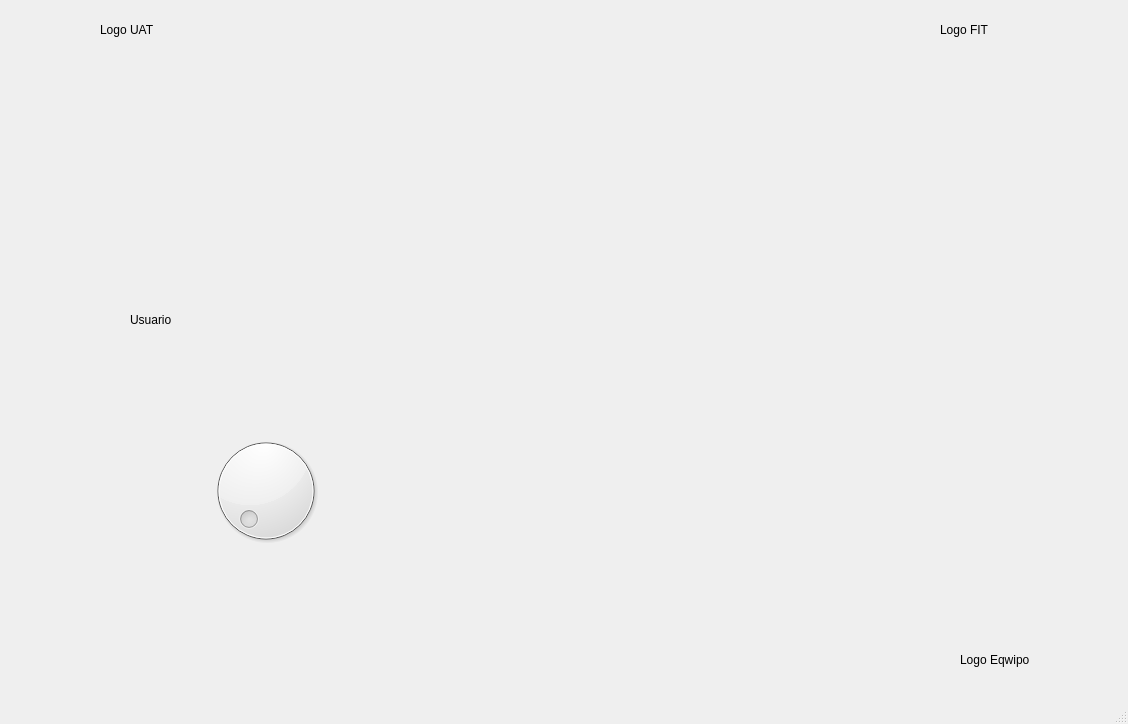
<?xml version="1.0" encoding="UTF-8"?>
<ui version="4.0">
 <class>MainWindow</class>
 <widget class="QMainWindow" name="MainWindow">
  <property name="geometry">
   <rect>
    <x>0</x>
    <y>0</y>
    <width>1128</width>
    <height>724</height>
   </rect>
  </property>
  <property name="windowTitle">
   <string>MainWindow</string>
  </property>
  <widget class="QWidget" name="centralwidget">
   <widget class="QLabel" name="label">
    <property name="geometry">
     <rect>
      <x>100</x>
      <y>20</y>
      <width>63</width>
      <height>20</height>
     </rect>
    </property>
    <property name="text">
     <string>Logo UAT</string>
    </property>
   </widget>
   <widget class="QLabel" name="label_2">
    <property name="geometry">
     <rect>
      <x>940</x>
      <y>20</y>
      <width>63</width>
      <height>20</height>
     </rect>
    </property>
    <property name="text">
     <string>Logo FIT</string>
    </property>
   </widget>
   <widget class="QLabel" name="label_3">
    <property name="geometry">
     <rect>
      <x>960</x>
      <y>650</y>
      <width>91</width>
      <height>20</height>
     </rect>
    </property>
    <property name="text">
     <string>Logo Eqwipo</string>
    </property>
   </widget>
   <widget class="QLabel" name="label_7">
    <property name="geometry">
     <rect>
      <x>530</x>
      <y>210</y>
      <width>301</width>
      <height>351</height>
     </rect>
    </property>
    <property name="text">
     <string/>
    </property>
    <property name="scaledContents">
     <bool>true</bool>
    </property>
   </widget>
   <widget class="QLabel" name="label_8">
    <property name="geometry">
     <rect>
      <x>130</x>
      <y>310</y>
      <width>63</width>
      <height>20</height>
     </rect>
    </property>
    <property name="text">
     <string>Usuario</string>
    </property>
   </widget>
   <widget class="QDial" name="dialIntegrantes">
    <property name="geometry">
     <rect>
      <x>190</x>
      <y>430</y>
      <width>151</width>
      <height>121</height>
     </rect>
    </property>
   </widget>
  </widget>
  <widget class="QMenuBar" name="menubar">
   <property name="geometry">
    <rect>
     <x>0</x>
     <y>0</y>
     <width>1128</width>
     <height>25</height>
    </rect>
   </property>
  </widget>
  <widget class="QStatusBar" name="statusbar"/>
 </widget>
 <resources>
  <include location="Resource.qrc"/>
 </resources>
 <connections/>
</ui>
